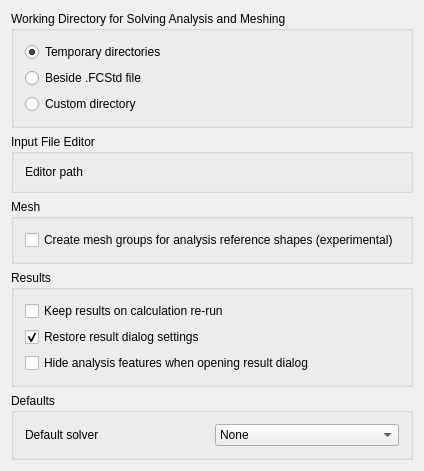
<?xml version="1.0" encoding="UTF-8"?>
<ui version="4.0">
 <class>FemGui::DlgSettingsFemGeneralImp</class>
 <widget class="QWidget" name="FemGui::DlgSettingsFemGeneralImp">
  <property name="geometry">
   <rect>
    <x>0</x>
    <y>0</y>
    <width>411</width>
    <height>450</height>
   </rect>
  </property>
  <property name="windowTitle">
   <string>General</string>
  </property>
  <layout class="QGridLayout" name="gridLayout1">
   <property name="spacing">
    <number>6</number>
   </property>
   <item row="0" column="0">
    <layout class="QVBoxLayout" name="verticalLayout_2">
     <item>
      <widget class="QGroupBox" name="gb_2_workingdir">
       <property name="sizePolicy">
        <sizepolicy hsizetype="Preferred" vsizetype="Maximum">
         <horstretch>0</horstretch>
         <verstretch>0</verstretch>
        </sizepolicy>
       </property>
       <property name="layoutDirection">
        <enum>Qt::LeftToRight</enum>
       </property>
       <property name="title">
        <string>Working Directory for Solving Analysis and Meshing</string>
       </property>
       <property name="alignment">
        <set>Qt::AlignLeading|Qt::AlignLeft|Qt::AlignTop</set>
       </property>
       <layout class="QVBoxLayout" name="verticalLayout_3">
        <item>
         <layout class="QGridLayout" name="gridLayout_3">
          <item row="0" column="0">
           <widget class="Gui::PrefRadioButton" name="cb_wd_temp">
          <property name="minimumSize">
           <size>
            <width>100</width>
            <height>0</height>
           </size>
          </property>
            <property name="text">
             <string>Temporary directories</string>
            </property>
            <property name="toolTip">
             <string>Let the application manage (create, delete) the working directories for all solvers. Use temporary directories.</string>
            </property>
            <property name="checked">
             <bool>true</bool>
            </property>
            <property name="prefEntry" stdset="0">
             <cstring>UseTempDirectory</cstring>
            </property>
            <property name="prefPath" stdset="0">
             <cstring>Mod/Fem/General</cstring>
            </property>
           </widget>
          </item>
          <item row="1" column="0">
           <widget class="Gui::PrefRadioButton" name="cb_wd_beside">
            <property name="minimumSize">
             <size>
              <width>100</width>
              <height>0</height>
             </size>
            </property>
            <property name="text">
             <string>Beside .FCStd file</string>
            </property>
            <property name="toolTip">
             <string>Create a directory in the same folder in which the FCStd file of the document is located. Use Subfolder for each object (e.g. for a file ./mydoc.FCStd and a solver with the label Elmer002 use ./mydoc/Elmer002).</string>
            </property>
            <property name="prefEntry" stdset="0">
             <cstring>UseBesideDirectory</cstring>
            </property>
            <property name="prefPath" stdset="0">
             <cstring>Mod/Fem/General</cstring>
            </property>
           </widget>
          </item>
          <item row="2" column="0">
           <widget class="Gui::PrefRadioButton" name="cb_wd_custom">
            <property name="minimumSize">
             <size>
              <width>100</width>
              <height>0</height>
             </size>
            </property>
            <property name="text">
             <string>Custom directory</string>
            </property>
            <property name="toolTip">
             <string>Create own subdirectory for every solver. Name directory after the solver label prefixed with the document name. Leave blank to use user's home directory.</string>
            </property>
            <property name="prefEntry" stdset="0">
             <cstring>UseCustomDirectory</cstring>
            </property>
            <property name="prefPath" stdset="0">
             <cstring>Mod/Fem/General</cstring>
            </property>
           </widget>
          </item>
          <item row="2" column="1">
           <widget class="Gui::PrefFileChooser" name="fc_wd_custom">
            <property name="enabled">
             <bool>false</bool>
            </property>
            <property name="sizePolicy">
             <sizepolicy hsizetype="Preferred" vsizetype="Preferred">
              <horstretch>0</horstretch>
              <verstretch>0</verstretch>
             </sizepolicy>
            </property>
            <property name="minimumSize">
             <size>
              <width>0</width>
              <height>0</height>
             </size>
            </property>
            <property name="sizeIncrement">
             <size>
              <width>0</width>
              <height>0</height>
             </size>
            </property>
            <property name="baseSize">
             <size>
              <width>0</width>
              <height>0</height>
             </size>
            </property>
            <property name="mode">
             <enum>Gui::FileChooser::Directory</enum>
            </property>
            <property name="prefEntry" stdset="0">
             <cstring>CustomDirectoryPath</cstring>
            </property>
            <property name="prefPath" stdset="0">
             <cstring>Mod/Fem/General</cstring>
            </property>
           </widget>
          </item>
         </layout>
        </item>
       </layout>
      </widget>
     </item>
     <item>
      <widget class="QGroupBox" name="gb_editor">
       <property name="title">
        <string>Input File Editor</string>
       </property>
       <layout class="QHBoxLayout" name="hl_editor">
        <item>
         <layout class="QGridLayout" name="gl_editor">
          <item row="0" column="0">
           <widget class="QLabel" name="l_ext_editor">
            <property name="enabled">
             <bool>true</bool>
            </property>
            <property name="minimumSize">
             <size>
              <width>100</width>
              <height>0</height>
             </size>
            </property>
            <property name="text">
             <string>Editor path</string>
            </property>
           </widget>
          </item>
          <item row="0" column="1">
           <widget class="Gui::PrefFileChooser" name="fc_ext_editor">
            <property name="enabled">
             <bool>true</bool>
            </property>
            <property name="toolTip">
             <string>Leave blank to use default FreeCAD internal editor</string>
            </property>
            <property name="prefEntry" stdset="0">
             <cstring>ExternalEditorPath</cstring>
            </property>
            <property name="prefPath" stdset="0">
             <cstring>Mod/Fem/General</cstring>
            </property>
           </widget>
          </item>
         </layout>
        </item>
       </layout>
      </widget>
     </item>
     <item>
      <widget class="QGroupBox" name="gb_3_mesh">
       <property name="title">
        <string>Mesh</string>
       </property>
       <layout class="QHBoxLayout" name="horizontalLayout_2">
        <item>
         <layout class="QGridLayout" name="gl_2">
          <item row="0" column="0">
           <widget class="Gui::PrefCheckBox" name="cb_analysis_group_meshing">
            <property name="enabled">
             <bool>true</bool>
            </property>
            <property name="text">
             <string>Create mesh groups for analysis reference shapes (experimental)</string>
            </property>
            <property name="checked">
             <bool>false</bool>
            </property>
            <property name="prefEntry" stdset="0">
             <cstring>AnalysisGroupMeshing</cstring>
            </property>
            <property name="prefPath" stdset="0">
             <cstring>Mod/Fem/General</cstring>
            </property>
           </widget>
          </item>
         </layout>
        </item>
       </layout>
      </widget>
     </item>
     <item>
      <widget class="QGroupBox" name="gb_5_results">
       <property name="title">
        <string>Results</string>
       </property>
       <layout class="QHBoxLayout" name="horizontalLayout_5">
        <item>
         <layout class="QVBoxLayout" name="verticalLayout_7">
          <item>
           <widget class="Gui::PrefCheckBox" name="cb_keep_results_on_rerun">
            <property name="enabled">
             <bool>true</bool>
            </property>
            <property name="toolTip">
             <string>Existing result objects will be kept
othe wise overwritten by new solver run</string>
            </property>
            <property name="text">
             <string>Keep results on calculation re-run</string>
            </property>
            <property name="checked">
             <bool>false</bool>
            </property>
            <property name="prefEntry" stdset="0">
             <cstring>KeepResultsOnReRun</cstring>
            </property>
            <property name="prefPath" stdset="0">
             <cstring>Mod/Fem/General</cstring>
            </property>
           </widget>
          </item>
          <item>
           <widget class="Gui::PrefCheckBox" name="cb_restore_result_dialog">
            <property name="toolTip">
             <string>The results dialog will be opened
with the last used dialog settings</string>
            </property>
            <property name="text">
             <string>Restore result dialog settings</string>
            </property>
            <property name="checked">
             <bool>true</bool>
            </property>
            <property name="prefEntry" stdset="0">
             <cstring>RestoreResultDialog</cstring>
            </property>
            <property name="prefPath" stdset="0">
             <cstring>Mod/Fem/General</cstring>
            </property>
           </widget>
          </item>
          <item>
           <widget class="Gui::PrefCheckBox" name="cb_hide_constraint">
            <property name="enabled">
             <bool>true</bool>
            </property>
            <property name="toolTip">
             <string>All analysis features are hidden in the model view
when the results dialog is opened</string>
            </property>
            <property name="text">
             <string>Hide analysis features when opening result dialog</string>
            </property>
            <property name="checkable">
             <bool>true</bool>
            </property>
            <property name="checked">
             <bool>false</bool>
            </property>
            <property name="prefEntry" stdset="0">
             <cstring>HideConstraint</cstring>
            </property>
            <property name="prefPath" stdset="0">
             <cstring>Mod/Fem/General</cstring>
            </property>
           </widget>
          </item>
         </layout>
        </item>
       </layout>
      </widget>
     </item>
     <item>
      <widget class="QGroupBox" name="gb_6_defaults">
       <property name="title">
        <string>Defaults</string>
       </property>
       <layout class="QHBoxLayout" name="horizontalLayout_6">
        <item>
         <layout class="QGridLayout" name="gl_3">
          <item row="0" column="0">
           <widget class="QLabel" name="l_def_solver">
            <property name="enabled">
             <bool>true</bool>
            </property>
            <property name="text">
             <string>Default solver</string>
            </property>
           </widget>
          </item>
          <item row="0" column="1">
           <widget class="Gui::PrefComboBox" name="cmb_def_solver">
            <property name="enabled">
             <bool>true</bool>
            </property>
            <property name="toolTip">
             <string>Default solver to be added when
addi g an analysis container</string>
            </property>
            <property name="prefEntry" stdset="0">
             <cstring>DefaultSolver</cstring>
            </property>
            <property name="prefPath" stdset="0">
             <cstring>Mod/Fem/General</cstring>
            </property>
            <item>
             <property name="text">
              <string>None</string>
             </property>
            </item>
           </widget>
          </item>
         </layout>
        </item>
       </layout>
      </widget>
     </item>
    </layout>
   </item>
   <item row="2" column="0">
    <spacer name="verticalSpacer">
     <property name="orientation">
      <enum>Qt::Vertical</enum>
     </property>
     <property name="sizeHint" stdset="0">
      <size>
       <width>20</width>
       <height>40</height>
      </size>
     </property>
    </spacer>
   </item>
  </layout>
 </widget>
 <layoutdefault spacing="6" margin="11"/>
 <customwidgets>
  <customwidget>
   <class>Gui::FileChooser</class>
   <extends>QWidget</extends>
   <header>Gui/FileDialog.h</header>
  </customwidget>
  <customwidget>
   <class>Gui::PrefFileChooser</class>
   <extends>Gui::FileChooser</extends>
   <header>Gui/PrefWidgets.h</header>
  </customwidget>
  <customwidget>
   <class>Gui::PrefRadioButton</class>
   <extends>QRadioButton</extends>
   <header>Gui/PrefWidgets.h</header>
  </customwidget>
  <customwidget>
   <class>Gui::PrefCheckBox</class>
   <extends>QCheckBox</extends>
   <header>Gui/PrefWidgets.h</header>
  </customwidget>
  <customwidget>
   <class>Gui::PrefComboBox</class>
   <extends>QComboBox</extends>
   <header>Gui/PrefWidgets.h</header>
  </customwidget>
 </customwidgets>
 <resources>
  <include location="Resources/Fem.qrc"/>
 </resources>
 <connections>
  <connection>
   <sender>cb_wd_custom</sender>
   <signal>toggled(bool)</signal>
   <receiver>fc_wd_custom</receiver>
   <slot>setEnabled(bool)</slot>
   <hints>
    <hint type="sourcelabel">
     <x>277</x>
     <y>240</y>
    </hint>
    <hint type="destinationlabel">
     <x>66</x>
     <y>276</y>
    </hint>
   </hints>
  </connection>
 </connections>
</ui>
